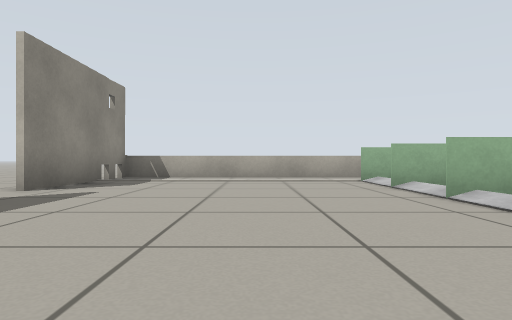
View 1 (above)

13 first-person views from a walk through a Gazebo world. The camera is 0.39 m above the floor, looks level and sees 75° across. The floor is counted in squares, 1 m on a side. Each view is taken from the middle of a square. On the plan, view 1 faces up. The plan holds only what a view shows up to about 9 squares ahead; the rest is blank. Simple shapes stand in for some stock models.

View 2
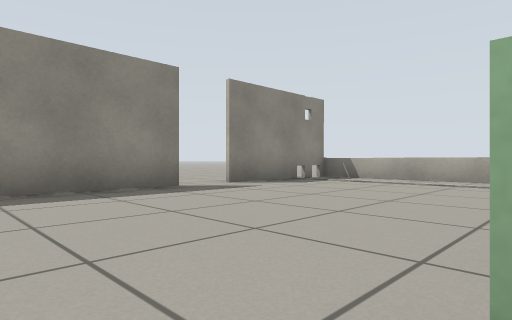

View 3
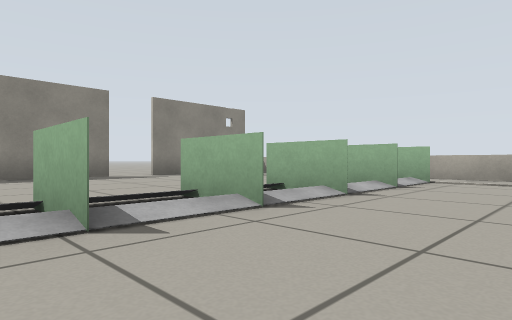

View 4
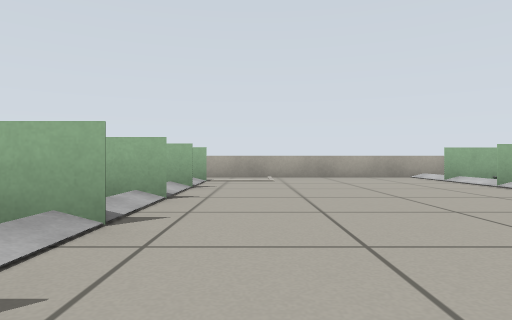

View 5
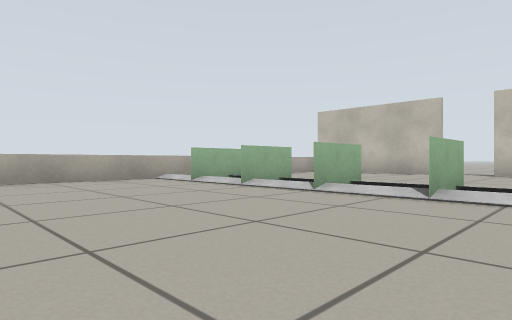

View 6
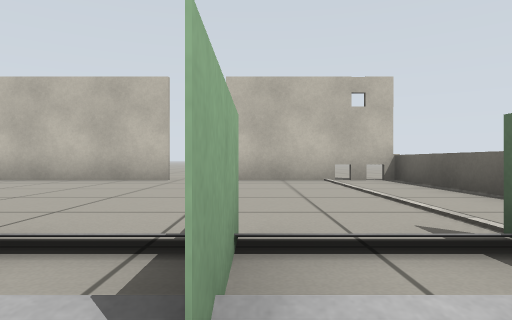

View 7
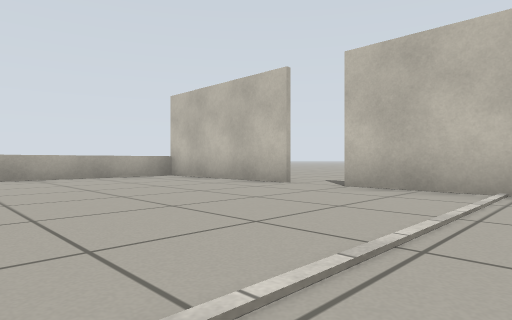

View 8
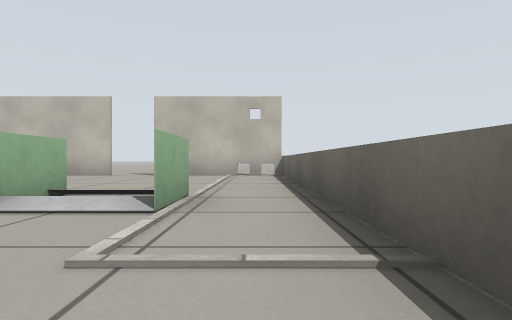

View 9
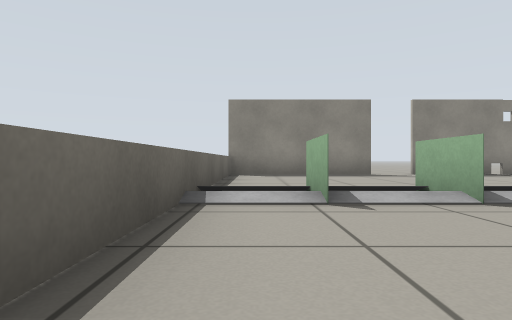

View 10
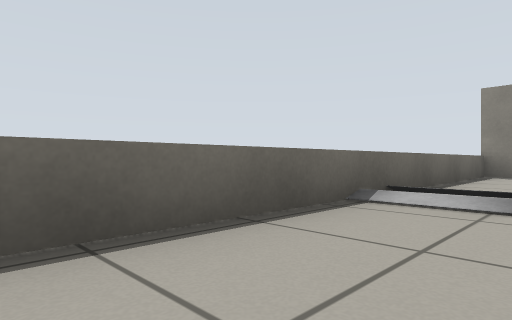

View 11
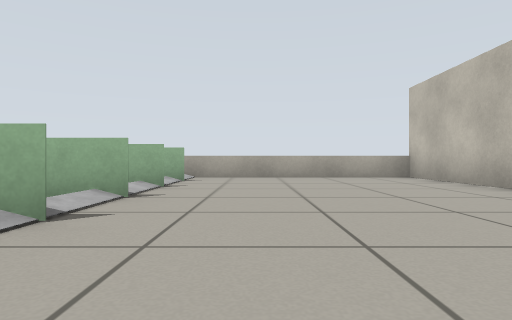

View 12
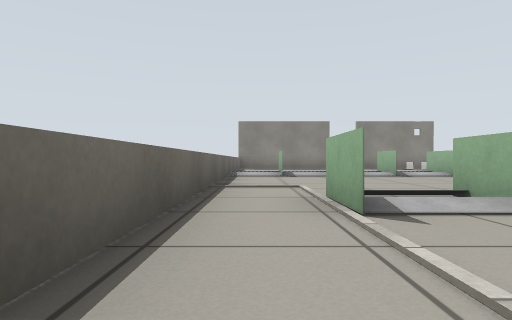

View 13
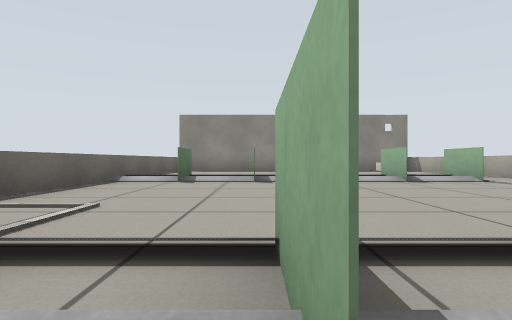

### Floor plan
Key: @ floor where view 1 was taken; # wall or solid block; x gap in a wall; . main floor; : floor 0.05 m higher than the main floor.
Columns run from 5 left of view 1 to 16 right of it. Each row starts with its distance up from view 1.
  8    ################
  7   # ..............##
  6 ..#....##..........#
  5 ..#....##..........#..
  4 ..x....::..........#..
  3   x....##............
  2   #....##....x.....#
  1   #....##..........#
  0   #..@.::..........#.
 -1   ##################.

Where each view was taken, in squares from view 1:
view 1: 0 up, 0 right, facing up
view 2: 0 up, 2 right, facing up-left
view 3: 0 up, 5 right, facing up-left
view 4: 0 up, 4 right, facing up
view 5: 1 up, 4 right, facing up-right
view 6: 2 up, 7 right, facing right
view 7: 0 up, 9 right, facing up-right
view 8: 0 up, 5 right, facing right
view 9: 0 up, 6 right, facing left
view 10: 1 up, 6 right, facing down-left
view 11: 0 up, 10 right, facing up
view 12: 0 up, 11 right, facing left
view 13: 2 up, 9 right, facing left
